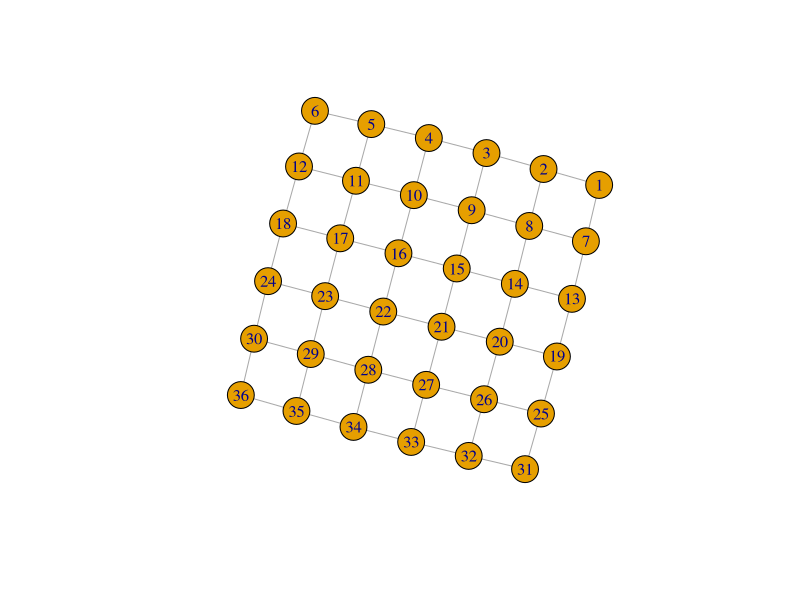
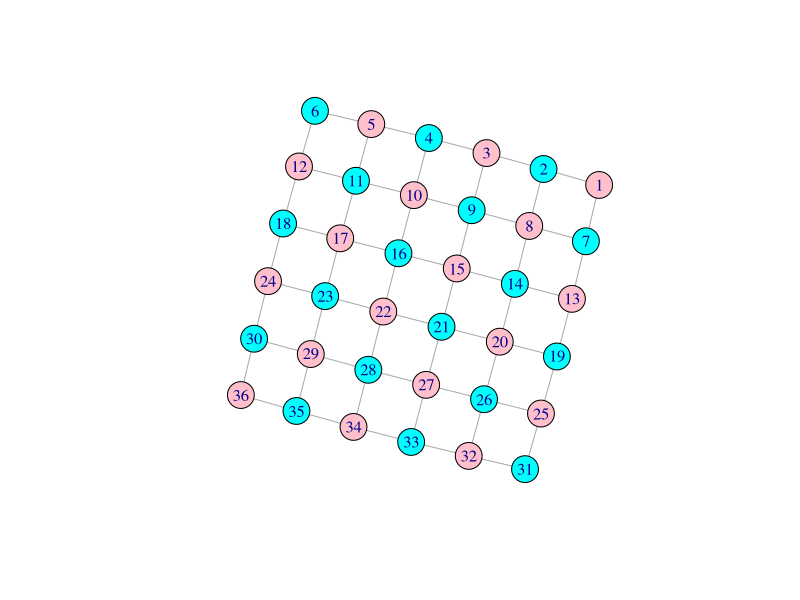
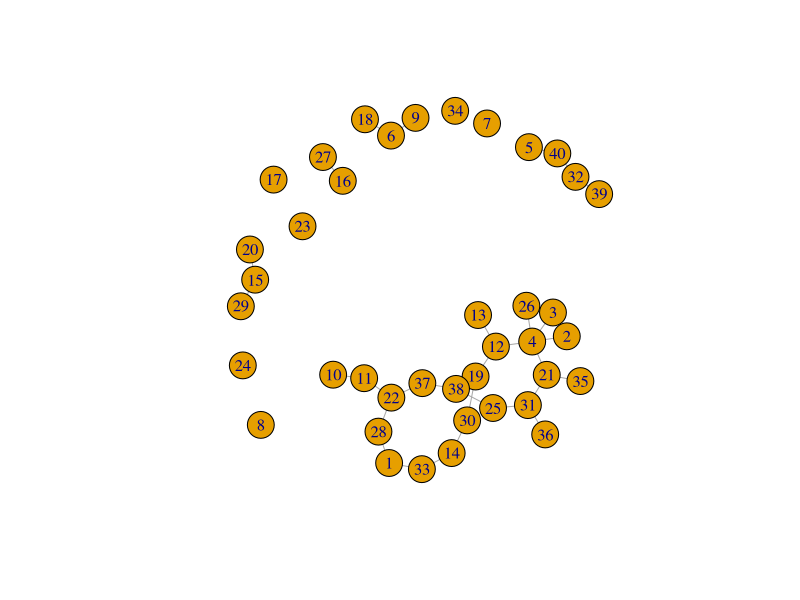
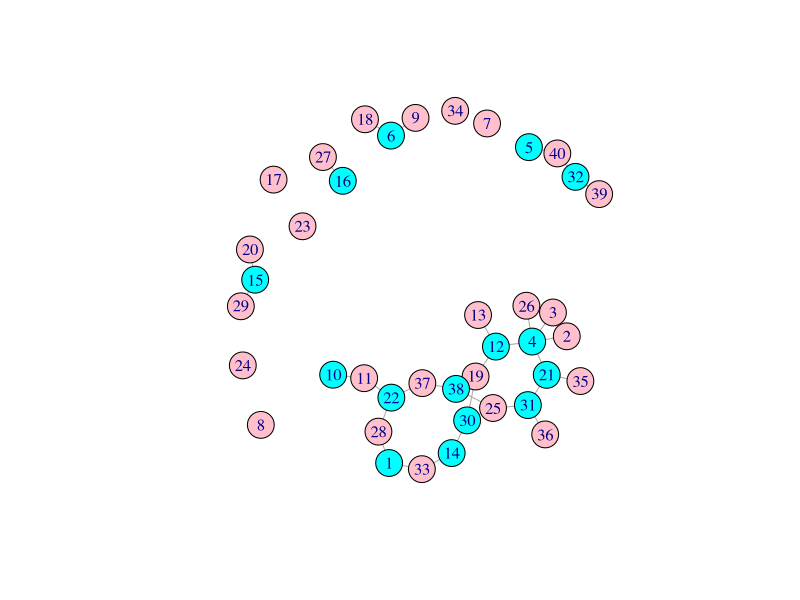
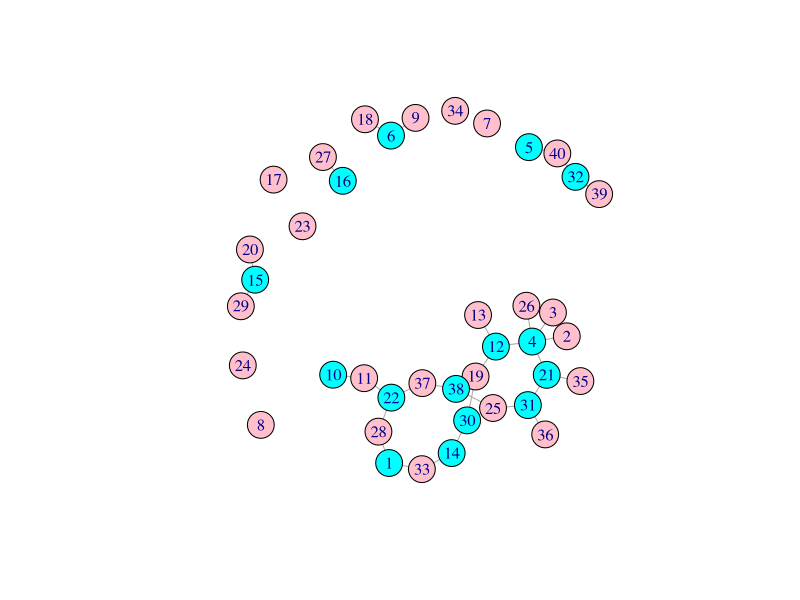
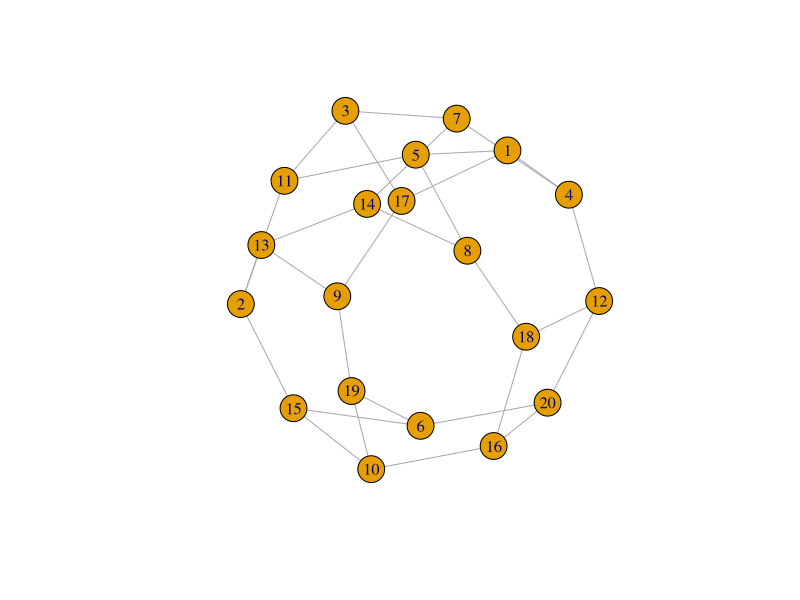
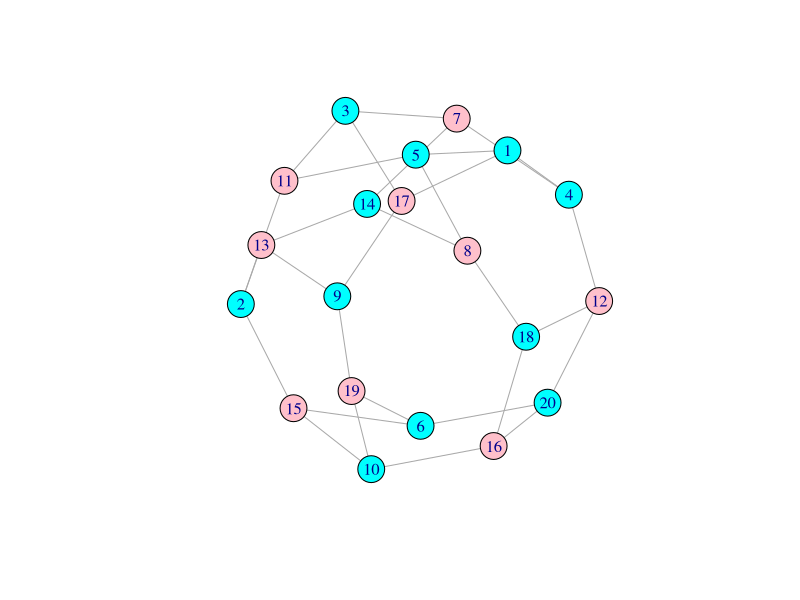
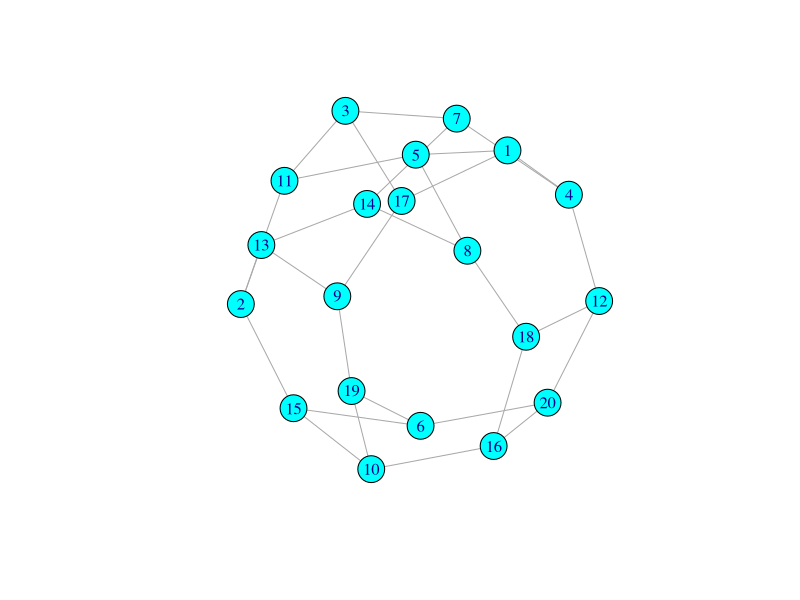

These charts were generated, in order, by the following R code:
## ---- chunk 1
library(igraph)
library(lpSolve)

G = make_lattice(c(6,6))
#rglplot(G,layout=layout.kamada.kawai(G,dim=3))
plot(G,layout=layout.kamada.kawai(G,dim=2))

n=length(V(G))
m=length(E(G))
c = rep(1, n)
A = t(apply(ends(G,E(G)), 1, function(x){v=rep(0, n);v[x]=1;v}))
dir = rep(">=",m)
b = rep(1,m)

sol=lp("min",
       c, A, dir, b)

pal=c("pink","cyan")
plot(G,
     layout=layout.kamada.kawai(G,dim=2),
     vertex.color=pal[sol$solution+1])

## ---- chunk 2
library(igraph)
library(lpSolve)

#G = make_lattice(c(3,3,3))
G = erdos.renyi.game(40,0.05)
layout = layout.kamada.kawai(G,dim=2)
plot(G, layout=layout)
#rglplot(G,layout=layout.kamada.kawai(G,dim=3))


n=length(V(G))
m=length(E(G))
c = rep(1, n)
A = t(apply(ends(G,E(G)), 1, function(x){v=rep(0, n);v[x]=1;v}))
dir = rep(">=",m)
b = rep(1,m)

optSol=lp(direction="min",
       objective.in=c,
       const.mat=A,
       const.dir=dir,
       const.rhs=b,
       int.vec=1:n)

apprSol=lp(direction="min",
       objective.in=c,
       const.mat=A,
       const.dir=dir,
       const.rhs=b)

pal=c("pink","cyan")

# 厳密解（最適解）
optSol
optSol$solution
plot(G,
     layout=layout,
     vertex.color=pal[round(optSol$solution)+1])

# 近似解
sum(as.numeric(apprSol$solution>=0.5))
apprSol$solution
plot(G,
     layout=layout,
     vertex.color=pal[as.numeric(apprSol$solution>=0.5)+1])

## ---- chunk 3
library(igraph)
library(lpSolve)

G = sample_k_regular(20,3)
layout = layout.kamada.kawai(G,dim=2)
plot(G, layout=layout)
#rglplot(G,layout=layout.kamada.kawai(G,dim=3))


n=length(V(G))
m=length(E(G))
c = rep(1, n)
A = t(apply(ends(G,E(G)), 1, function(x){v=rep(0, n);v[x]=1;v}))
dir = rep(">=",m)
b = rep(1,m)

optSol=lp(direction="min",
       objective.in=c,
       const.mat=A,
       const.dir=dir,
       const.rhs=b,
       int.vec=1:n)

apprSol=lp(direction="min",
       objective.in=c,
       const.mat=A,
       const.dir=dir,
       const.rhs=b)

pal=c("pink","cyan")

# 厳密解（最適解）
optSol
optSol$solution
plot(G,
     layout=layout,
     vertex.color=pal[round(optSol$solution)+1])

# 近似解
sum(as.numeric(apprSol$solution>=0.5))
apprSol$solution
plot(G,
     layout=layout,
     vertex.color=pal[as.numeric(apprSol$solution>=0.5)+1])
